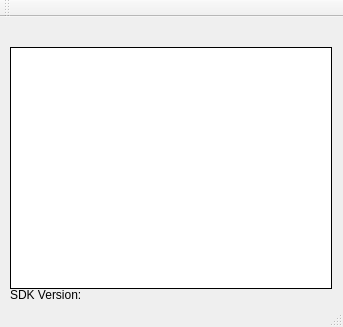
<?xml version="1.0" encoding="UTF-8"?>
<ui version="4.0">
 <class>MainWindow</class>
 <widget class="QMainWindow" name="MainWindow">
  <property name="geometry">
   <rect>
    <x>0</x>
    <y>0</y>
    <width>343</width>
    <height>327</height>
   </rect>
  </property>
  <property name="sizePolicy">
   <sizepolicy hsizetype="Maximum" vsizetype="Maximum">
    <horstretch>0</horstretch>
    <verstretch>0</verstretch>
   </sizepolicy>
  </property>
  <property name="windowTitle">
   <string>Cloudeo Rendering Sample</string>
  </property>
  <widget class="QWidget" name="centralWidget">
   <property name="sizePolicy">
    <sizepolicy hsizetype="Maximum" vsizetype="Maximum">
     <horstretch>0</horstretch>
     <verstretch>0</verstretch>
    </sizepolicy>
   </property>
   <widget class="QLabel" name="versionLabelLbl">
    <property name="geometry">
     <rect>
      <x>10</x>
      <y>270</y>
      <width>71</width>
      <height>16</height>
     </rect>
    </property>
    <property name="locale">
     <locale language="English" country="UnitedStates"/>
    </property>
    <property name="text">
     <string>SDK Version:</string>
    </property>
   </widget>
   <widget class="QLabel" name="versionLbl">
    <property name="geometry">
     <rect>
      <x>90</x>
      <y>270</y>
      <width>46</width>
      <height>13</height>
     </rect>
    </property>
    <property name="text">
     <string/>
    </property>
   </widget>
   <widget class="QFrame" name="frame">
    <property name="geometry">
     <rect>
      <x>10</x>
      <y>30</y>
      <width>322</width>
      <height>242</height>
     </rect>
    </property>
    <property name="sizePolicy">
     <sizepolicy hsizetype="Maximum" vsizetype="Maximum">
      <horstretch>0</horstretch>
      <verstretch>0</verstretch>
     </sizepolicy>
    </property>
    <property name="styleSheet">
     <string notr="true">background:rgb(0,0,0)</string>
    </property>
    <property name="frameShape">
     <enum>QFrame::StyledPanel</enum>
    </property>
    <property name="frameShadow">
     <enum>QFrame::Raised</enum>
    </property>
    <widget class="RenderingWidget" name="renderContainer" native="true">
     <property name="geometry">
      <rect>
       <x>1</x>
       <y>1</y>
       <width>320</width>
       <height>240</height>
      </rect>
     </property>
     <property name="sizePolicy">
      <sizepolicy hsizetype="Maximum" vsizetype="Maximum">
       <horstretch>0</horstretch>
       <verstretch>0</verstretch>
      </sizepolicy>
     </property>
     <property name="styleSheet">
      <string notr="true">background:white;
</string>
     </property>
    </widget>
   </widget>
  </widget>
  <widget class="QToolBar" name="mainToolBar">
   <attribute name="toolBarArea">
    <enum>TopToolBarArea</enum>
   </attribute>
   <attribute name="toolBarBreak">
    <bool>false</bool>
   </attribute>
  </widget>
  <widget class="QStatusBar" name="statusBar"/>
 </widget>
 <layoutdefault spacing="6" margin="11"/>
 <customwidgets>
  <customwidget>
   <class>RenderingWidget</class>
   <extends>QWidget</extends>
   <header>renderingwidget.h</header>
   <container>1</container>
  </customwidget>
 </customwidgets>
 <resources/>
 <connections/>
</ui>
